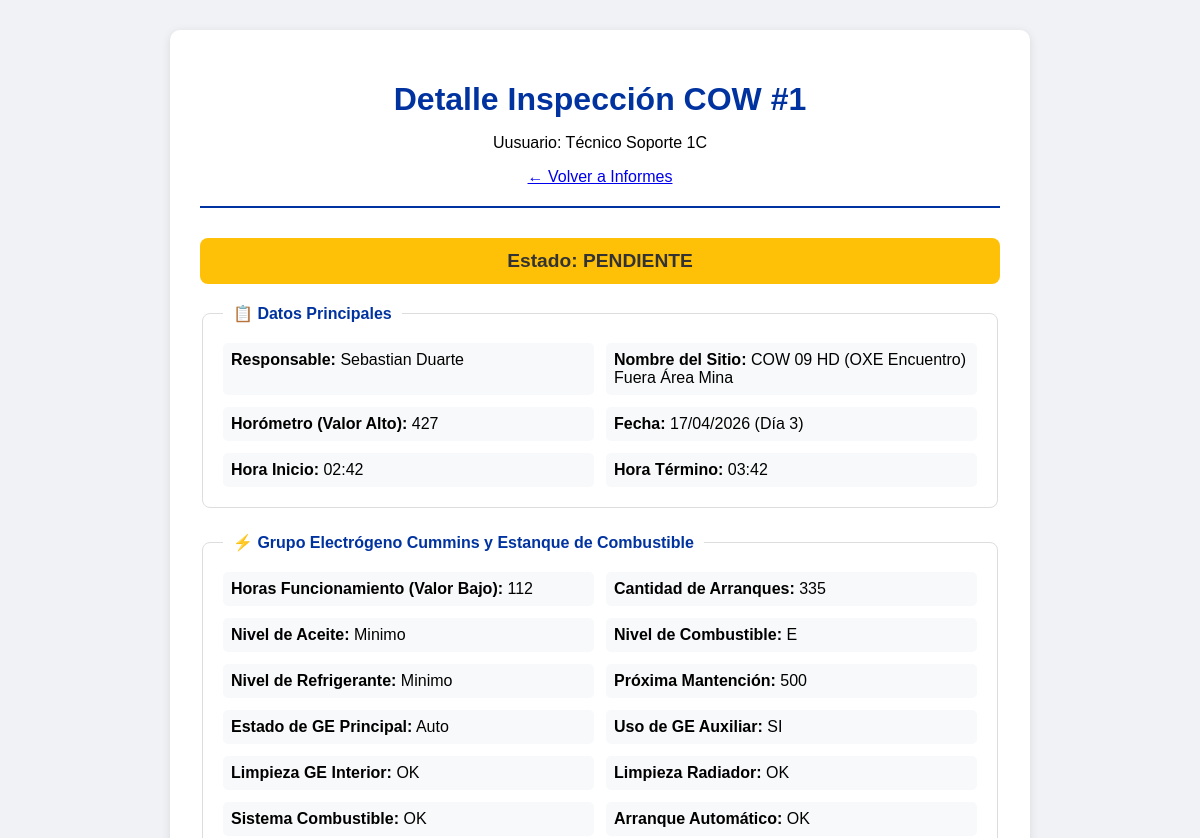
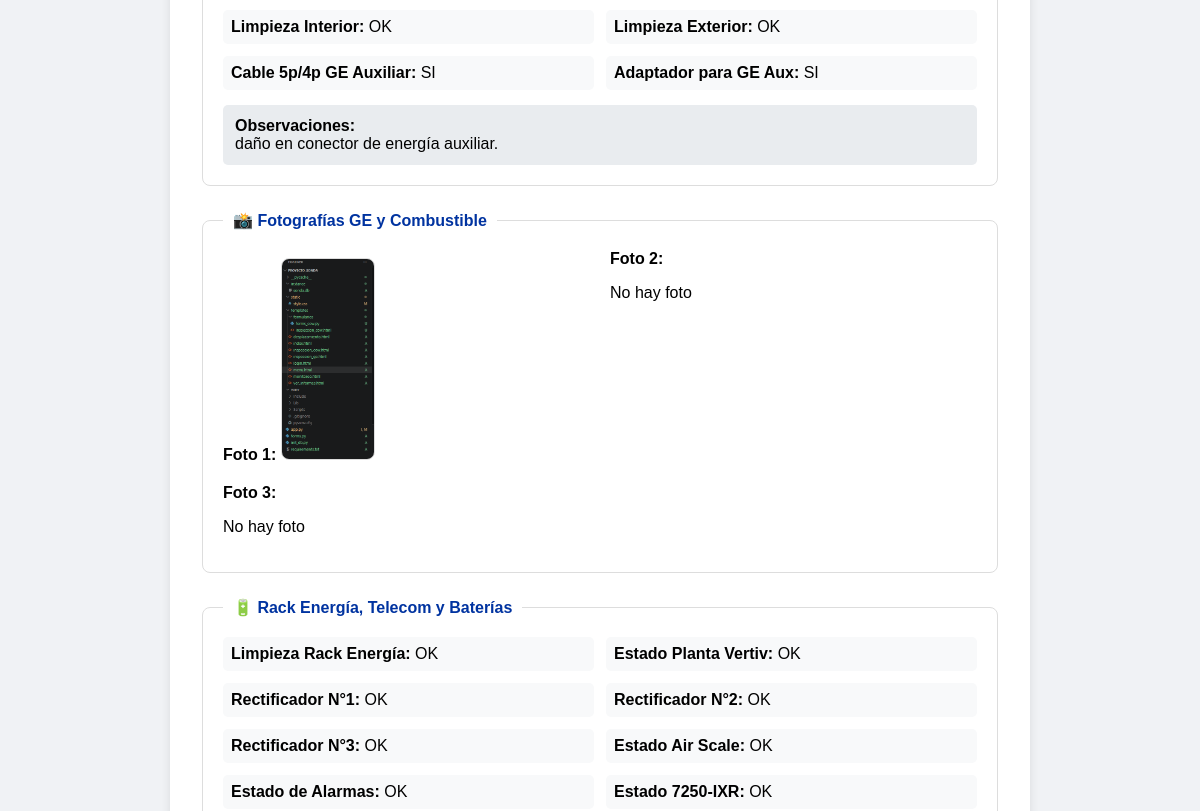
The app's page /ver_informe/1 (signed in, upper part), older data (2 pictures, top to bottom).
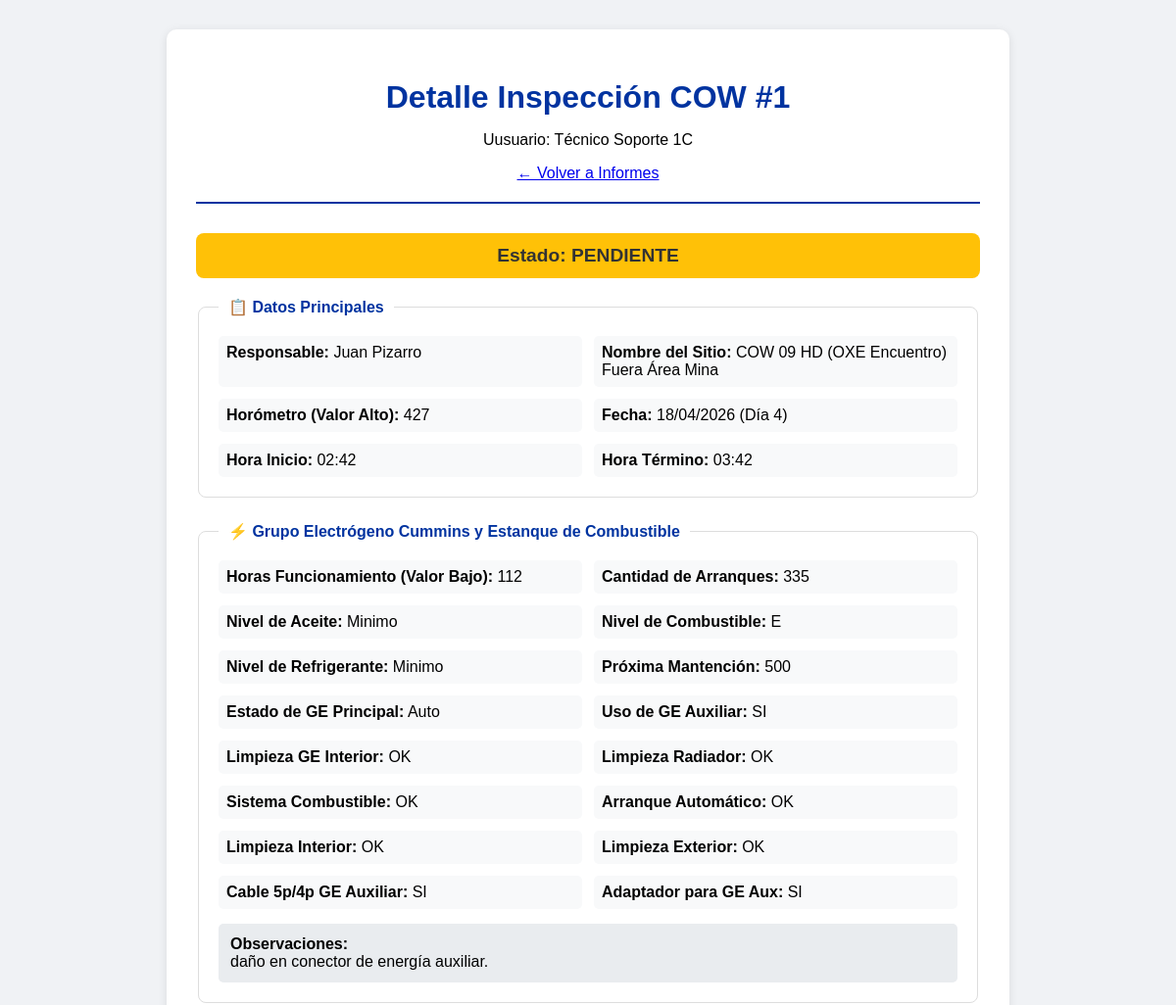
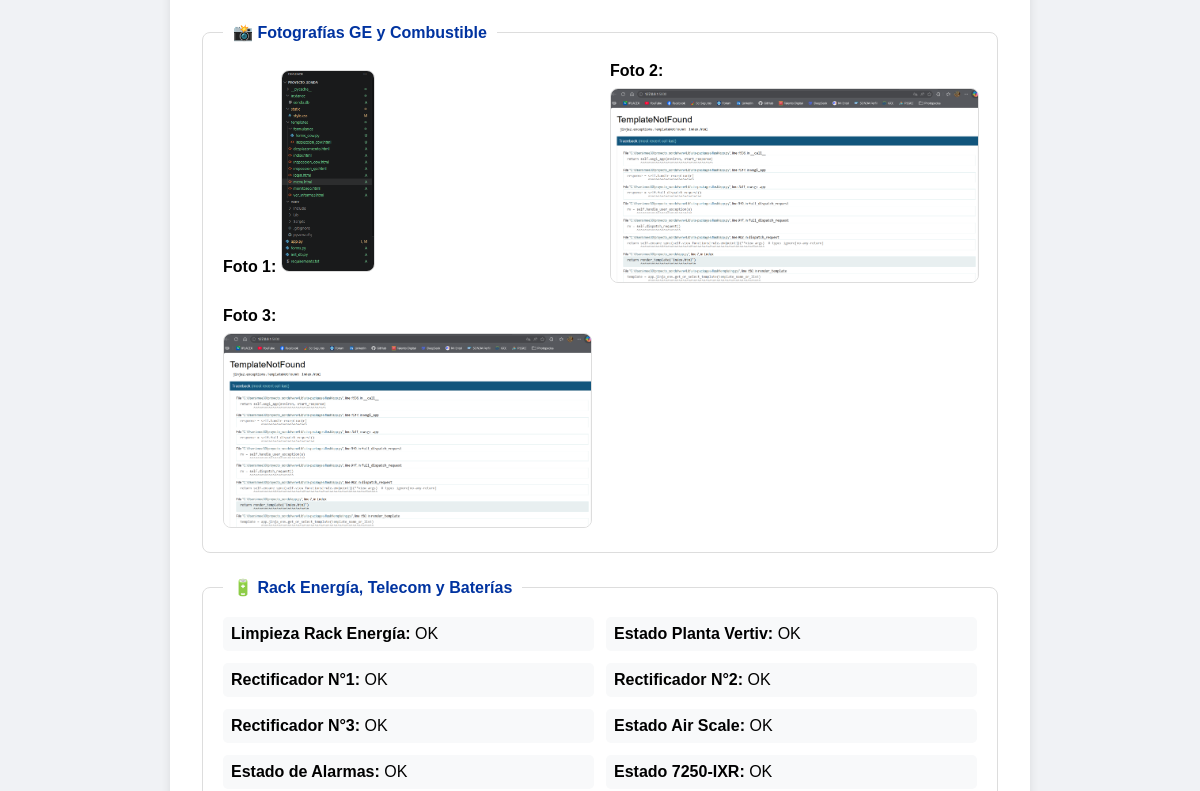
The same page, newer data (2 pictures, top to bottom).
### app.py (models this page shows, shortened)
class InspeccionCOW(db.Model):
    id = db.Column(db.Integer, primary_key=True)
    usuario_id = db.Column(db.Integer, db.ForeignKey('usuario.id'), nullable=False)
    fecha = db.Column(db.String(20), nullable=False)
    dia_turno = db.Column(db.Integer, nullable=False)
    responsable = db.Column(db.String(50), nullable=False)
    nombre_sitio = db.Column(db.String(150), nullable=False)
    horometro = db.Column(db.Integer, nullable=False)
    hora_inicio = db.Column(db.String(10), nullable=False)
    hora_termino = db.Column(db.String(10), nullable=False)
    horas_funcionamiento = db.Column(db.Integer, nullable=True)
    cantidad_arranques = db.Column(db.Integer, nullable=True)
    nivel_aceite = db.Column(db.String(10), nullable=True)
    nivel_combustible = db.Column(db.String(10), nullable=True)
    nivel_refrigerante = db.Column(db.String(10), nullable=True)
    proxima_mantencion = db.Column(db.Integer, nullable=True)
    estado_ge_principal = db.Column(db.String(10), nullable=True)
    uso_ge_auxiliar = db.Column(db.String(5), nullable=True)
    limpieza_ge_interior = db.Column(db.String(5), nullable=True)
    limpieza_radiador = db.Column(db.String(5), nullable=True)
    sistema_combustible = db.Column(db.String(5), nullable=True)
    arranque_automatico = db.Column(db.String(5), nullable=True)
    limpieza_interior = db.Column(db.String(5), nullable=True)
    limpieza_exterior = db.Column(db.String(5), nullable=True)
    cable_5p_4p = db.Column(db.String(5), nullable=True)
    adaptador_ge_aux = db.Column(db.String(5), nullable=True)
    limpieza_rack_energia = db.Column(db.String(5), nullable=True)
    estado_planta_vertiv = db.Column(db.String(5), nullable=True)
    rectificador_n1 = db.Column(db.String(5), nullable=True)
    rectificador_n2 = db.Column(db.String(5), nullable=True)
    rectificador_n3 = db.Column(db.String(5), nullable=True)
    estado_air_scale = db.Column(db.String(5), nullable=True)
    estado_alarmas = db.Column(db.String(5), nullable=True)
    estado_7250_ixr = db.Column(db.String(5), nullable=True)
    estado_fpfh = db.Column(db.String(5), nullable=True)
    conversor_solar_n1 = db.Column(db.String(5), nullable=True)
    conversor_solar_n2 = db.Column(db.String(5), nullable=True)
    limpieza_rack_baterias = db.Column(db.String(5), nullable=True)
    estado_baterias = db.Column(db.String(5), nullable=True)
    estado_inversor = db.Column(db.String(5), nullable=True)
    estado_ventiladores = db.Column(db.String(5), nullable=True)
    limpieza_rack_telecom = db.Column(db.String(5), nullable=True)
    limpieza_paneles = db.Column(db.String(5), nullable=True)
    estructura_paneles = db.Column(db.String(5), nullable=True)
    cantidad_cunas = db.Column(db.String(10), nullable=True)
    checkpoints = db.Column(db.String(5), nullable=True)
    presion_neumaticos = db.Column(db.String(5), nullable=True)
    estado_torre = db.Column(db.String(5), nullable=True)
    estado_piolas_viento = db.Column(db.String(5), nullable=True)
    nivelacion_carro = db.Column(db.String(5), nullable=True)
    gatas_posicionamiento = db.Column(db.String(5), nullable=True)
    manivelas_izaje = db.Column(db.String(5), nullable=True)
    observaciones_ge = db.Column(db.Text, nullable=True)
    observaciones_rack = db.Column(db.Text, nullable=True)
    observaciones_estructuras = db.Column(db.Text, nullable=True)
    foto_1 = db.Column(db.String(200), nullable=True)
    foto_2 = db.Column(db.String(200), nullable=True)
    foto_3 = db.Column(db.String(200), nullable=True)
    foto_rack_1 = db.Column(db.String(200), nullable=True)
    foto_rack_2 = db.Column(db.String(200), nullable=True)
    foto_rack_3 = db.Column(db.String(200), nullable=True)
    foto_estructuras_1 = db.Column(db.String(200), nullable=True)
    foto_estructuras_2 = db.Column(db.String(200), nullable=True)
    foto_estructuras_3 = db.Column(db.String(200), nullable=True)
    foto_levantamiento_1 = db.Column(db.String(200), nullable=True)
    foto_levantamiento_2 = db.Column(db.String(200), nullable=True)
    foto_levantamiento_3 = db.Column(db.String(200), nullable=True)
    foto_levantamiento_4 = db.Column(db.String(200), nullable=True)
    foto_levantamiento_5 = db.Column(db.String(200), nullable=True)
    foto_levantamiento_6 = db.Column(db.String(200), nullable=True)
    foto_levantamiento_7 = db.Column(db.String(200), nullable=True)
    foto_levantamiento_8 = db.Column(db.String(200), nullable=True)
    foto_levantamiento_9 = db.Column(db.String(200), nullable=True)
    foto_levantamiento_10 = db.Column(db.String(200), nullable=True)
    foto_levantamiento_11 = db.Column(db.String(200), nullable=True)
    foto_levantamiento_12 = db.Column(db.String(200), nullable=True)
    foto_levantamiento_13 = db.Column(db.String(200), nullable=True)
    foto_levantamiento_14 = db.Column(db.String(200), nullable=True)
    foto_levantamiento_15 = db.Column(db.String(200), nullable=True)
    foto_levantamiento_16 = db.Column(db.String(200), nullable=True)
    foto_levantamiento_17 = db.Column(db.String(200), nullable=True)
    foto_levantamiento_18 = db.Column(db.String(200), nullable=True)
    foto_levantamiento_19 = db.Column(db.String(200), nullable=True)
    foto_levantamiento_20 = db.Column(db.String(200), nullable=True)
    foto_levantamiento_21 = db.Column(db.String(200), nullable=True)
    foto_levantamiento_22 = db.Column(db.String(200), nullable=True)
    foto_levantamiento_23 = db.Column(db.String(200), nullable=True)
    foto_levantamiento_24 = db.Column(db.String(200), nullable=True)
    foto_levantamiento_25 = db.Column(db.String(200), nullable=True)
    foto_levantamiento_26 = db.Column(db.String(200), nullable=True)
    foto_levantamiento_27 = db.Column(db.String(200), nullable=True)
    foto_levantamiento_28 = db.Column(db.String(200), nullable=True)
    foto_levantamiento_29 = db.Column(db.String(200), nullable=True)
    foto_levantamiento_30 = db.Column(db.String(200), nullable=True)
    foto_levantamiento_31 = db.Column(db.String(200), nullable=True)
    foto_levantamiento_32 = db.Column(db.String(200), nullable=True)
    foto_levantamiento_33 = db.Column(db.String(200), nullable=True)
    foto_mejora_1 = db.Column(db.String(200), nullable=True)
    descripcion_mejora_1 = db.Column(db.String(500), nullable=True)
    foto_mejora_2 = db.Column(db.String(200), nullable=True)
    descripcion_mejora_2 = db.Column(db.String(500), nullable=True)
    foto_mejora_3 = db.Column(db.String(200), nullable=True)
    descripcion_mejora_3 = db.Column(db.String(500), nullable=True)
    foto_mejora_4 = db.Column(db.String(200), nullable=True)
    descripcion_mejora_4 = db.Column(db.String(500), nullable=True)
    estado = db.Column(db.String(20), default='pendiente')  # pendiente, aprobado, rechazado
    fecha_registro = db.Column(db.DateTime, default=datetime.utcnow)
    usuario = db.relationship('Usuario', backref='inspecciones_cow')

### app.py (the view)
@app.route('/ver_informe/<int:id>')
def ver_informe(id):
    if 'username' not in session:
        return redirect(url_for('login'))
    inspeccion = InspeccionCOW.query.get_or_404(id)
    usuario_actual = Usuario.query.filter_by(username=session['username']).first()
    if usuario_actual.rol != 'supervisor' and inspeccion.usuario_id != usuario_actual.id:
        return "No tienes permiso para ver este informe", 403
    return render_template('ver_informe.html', inspeccion=inspeccion, usuario=session['nombre'], rol=session['rol'])

### templates/ver_informe.html (shortened to what this page needs)
<!DOCTYPE html>
<html lang="es">
<head>
    <link rel="stylesheet" href="{{ url_for('static', filename='style.css') }}">
</head>
<body>
    <div class="form-container">
        <div class="form-header">
            <h1>Detalle Inspección COW #{{ inspeccion.id }}</h1>
            <p>Uusuario: {{ usuario }} </p>
            <a href="{{ url_for('ver_informes') }}" class="volver-btn">← Volver a Informes</a>
        </div>
        <div class="estado-banner {{ inspeccion.estado }}">
            Estado: {{ inspeccion.estado|upper }}
        </div>
        <fieldset>
            <legend>📋 Datos Principales</legend>
            <div class="detalle-grid">
                <div><strong>Responsable:</strong> {{ inspeccion.responsable }}</div>
                <div><strong>Nombre del Sitio:</strong> {{ inspeccion.nombre_sitio }}</div>
                <div><strong>Horómetro (Valor Alto):</strong> {{ inspeccion.horometro }}</div>
                <div><strong>Fecha:</strong> {{ inspeccion.fecha }} (Día {{ inspeccion.dia_turno }})</div>
                <div><strong>Hora Inicio:</strong> {{ inspeccion.hora_inicio }}</div>
                <div><strong>Hora Término:</strong> {{ inspeccion.hora_termino }}</div>
            </div>
        </fieldset>
        <fieldset>
            <legend>⚡ Grupo Electrógeno Cummins y Estanque de Combustible</legend>
            <div class="detalle-grid">
                <div><strong>Horas Funcionamiento (Valor Bajo):</strong> {{ inspeccion.horas_funcionamiento or '-' }}</div>
                <div><strong>Cantidad de Arranques:</strong> {{ inspeccion.cantidad_arranques or '-' }}</div>
                <div><strong>Nivel de Aceite:</strong> {{ inspeccion.nivel_aceite or '-' }}</div>
                <div><strong>Nivel de Combustible:</strong> {{ inspeccion.nivel_combustible or '-' }}</div>
                <div><strong>Nivel de Refrigerante:</strong> {{ inspeccion.nivel_refrigerante or '-' }}</div>
                <div><strong>Próxima Mantención:</strong> {{ inspeccion.proxima_mantencion or '-' }}</div>
                <div><strong>Estado de GE Principal:</strong> {{ inspeccion.estado_ge_principal or '-' }}</div>
                <div><strong>Uso de GE Auxiliar:</strong> {{ inspeccion.uso_ge_auxiliar or '-' }}</div>
                <div><strong>Limpieza GE Interior:</strong> {{ inspeccion.limpieza_ge_interior or '-' }}</div>
                <div><strong>Limpieza Radiador:</strong> {{ inspeccion.limpieza_radiador or '-' }}</div>
                <div><strong>Sistema Combustible:</strong> {{ inspeccion.sistema_combustible or '-' }}</div>
                <div><strong>Arranque Automático:</strong> {{ inspeccion.arranque_automatico or '-' }}</div>
                <div><strong>Limpieza Interior:</strong> {{ inspeccion.limpieza_interior or '-' }}</div>
                <div><strong>Limpieza Exterior:</strong> {{ inspeccion.limpieza_exterior or '-' }}</div>
                <div><strong>Cable 5p/4p GE Auxiliar:</strong> {{ inspeccion.cable_5p_4p or '-' }}</div>
                <div><strong>Adaptador para GE Aux:</strong> {{ inspeccion.adaptador_ge_aux or '-' }}</div>
            </div>
            <div class="observaciones">
                <strong>Observaciones:</strong><br>
                {{ inspeccion.observaciones_ge or 'Sin observaciones' }}
            </div>
        </fieldset>
        <fieldset>
            <legend>📸 Fotografías GE y Combustible</legend>
            <div class="fotos-detalle">
                <div class="foto-item">
                    <strong>Foto 1:</strong>
                    {% if inspeccion.foto_1 %}
                        <img src="{{ url_for('static', filename='uploads/' + inspeccion.foto_1) }}" class="img-preview">
                    {% else %}
                        <p>No hay foto</p>
                    {% endif %}
                </div>
                <div class="foto-item">
                    <strong>Foto 2:</strong>
                    {% if inspeccion.foto_2 %}
                        <img src="{{ url_for('static', filename='uploads/' + inspeccion.foto_2) }}" class="img-preview">
                    {% else %}
                        <p>No hay foto</p>
                    {% endif %}
                </div>
                <div class="foto-item">
                    <strong>Foto 3:</strong>
                    {% if inspeccion.foto_3 %}
                        <img src="{{ url_for('static', filename='uploads/' + inspeccion.foto_3) }}" class="img-preview">
                    {% else %}
                        <p>No hay foto</p>
                    {% endif %}
                </div>
            </div>
        </fieldset>
        <fieldset>
            <legend>🔋 Rack Energía, Telecom y Baterías</legend>
            <div class="detalle-grid">
                <div><strong>Limpieza Rack Energía:</strong> {{ inspeccion.limpieza_rack_energia or '-' }}</div>
                <div><strong>Estado Planta Vertiv:</strong> {{ inspeccion.estado_planta_vertiv or '-' }}</div>
                <div><strong>Rectificador N°1:</strong> {{ inspeccion.rectificador_n1 or '-' }}</div>
                <div><strong>Rectificador N°2:</strong> {{ inspeccion.rectificador_n2 or '-' }}</div>
                <div><strong>Rectificador N°3:</strong> {{ inspeccion.rectificador_n3 or '-' }}</div>
                <div><strong>Estado Air Scale:</strong> {{ inspeccion.estado_air_scale or '-' }}</div>
                <div><strong>Estado de Alarmas:</strong> {{ inspeccion.estado_alarmas or '-' }}</div>
                <div><strong>Estado 7250-IXR:</strong> {{ inspeccion.estado_7250_ixr or '-' }}</div>
            </div>
        </fieldset>
    </div>
</body>
</html>

### static/style.css (style rules this page uses)
body { font-family: Arial, sans-serif; background-color: #f0f2f5; margin: 0; padding: 0; }
.form-container { max-width: 800px; margin: 30px auto; background-color: white; border-radius: 10px; box-shadow: 0 2px 10px rgba(0,0,0,0.1); padding: 30px; }
.form-header { text-align: center; margin-bottom: 30px; padding-bottom: 20px; border-bottom: 2px solid #0033a0; }
.form-header h1 { color: #0033a0; margin-bottom: 10px; }
fieldset { border: 1px solid #ddd; border-radius: 8px; padding: 20px; margin-bottom: 25px; }
legend { font-weight: bold; color: #0033a0; padding: 0 10px; width: auto; }
.foto-item { flex: 1; min-width: 150px; }
.detalle-grid { display: grid; grid-template-columns: repeat(auto-fill, minmax(280px, 1fr)); gap: 12px; }
.detalle-grid div { padding: 8px; background-color: #f8f9fa; border-radius: 5px; }
.observaciones { margin-top: 15px; padding: 12px; background-color: #e9ecef; border-radius: 5px; }
.estado-banner { text-align: center; padding: 12px; margin-bottom: 20px; border-radius: 8px; font-weight: bold; font-size: 1.2em; }
.estado-banner.pendiente { background-color: #ffc107; color: #333; }
.fotos-detalle { display: grid; grid-template-columns: repeat(auto-fill, minmax(250px, 1fr)); gap: 20px; }
.img-preview { max-width: 100%; max-height: 200px; border-radius: 8px; border: 1px solid #ddd; margin-top: 8px; }
.img-preview { max-width: 100%; max-height: 200px; border-radius: 8px; border: 1px solid #ddd; margin-top: 8px; cursor: pointer; transition: transform 0.2s, box-shadow 0.2s; }

### templates/ver_informe.html (style rules this page uses)
.img-preview { cursor: pointer; transition: transform 0.2s; }

Row changes from the older to the newer data that the page shows:
changed InspeccionCOW "PENDIENTE": responsable "Sebastian Duarte" → "Juan Pizarro"; fecha "17/04/2026" → "18/04/2026"; dia_turno "3" → "4"; foto_2: picture added; foto_3: picture added
Text that changed along with them:
text no longer shown: "No hay foto No hay foto"
